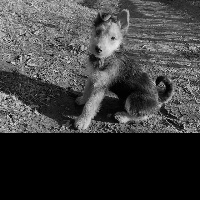
#> input picture data/images/test/airedale terrier/1.jpg, 200 x 200 px, found by its file name
$ jupyter execute --allow-errors training_scripts.ipynb
#> lines starting #> are read from the running program, lines starting #| are printed output that depends on the picture
[cell 1]
import cv2
import numpy as np
import os
import pickle
import matplotlib.pyplot as plt
from skimage.feature import hog
import random

[cell 2]
img = cv2.imread('./data/images/train/german shepherd/1.jpg', cv2.IMREAD_GRAYSCALE) / 255.0
#> img: shape (200, 200) float64; min 0, max 0.937, mean 0.246

[cell 3]
plt.imshow(img, cmap='gray')

[cell 4]
flipped_img = cv2.flip(img, 1)
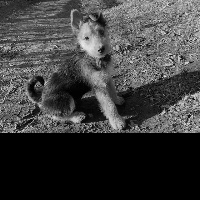
#> flipped_img: shape (200, 200) float64; min 0, max 0.937, mean 0.246
plt.imshow(flipped_img, cmap='gray')

[cell 5]
fd, hog_img = hog(img, orientations=18, pixels_per_cell=(4, 4),
               cells_per_block=(2, 2), visualize=True)
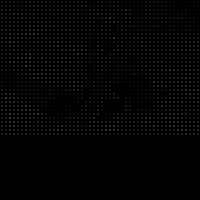
#> hog_img: shape (200, 200) float64; min 0, max 0.373, mean 0.0159
plt.imshow(hog_img, cmap='gray')

[cell 6]
stacked_img = np.vstack((img, hog_img))
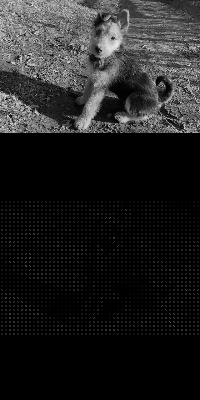
#> stacked_img: shape (400, 200) float64; min 0, max 0.937, mean 0.131
plt.imshow(stacked_img, cmap='gray')

[cell 7]
def create_dataset(usage):

    breeds_dict = {}
    data = []

    PATH = f'./data/images/{usage}'
    breed_idx = 0

    for breed in os.listdir(PATH):
        print(f'Processing breed: {breed}... ', end='')
        breeds_dict[breed] = breed_idx
        breed_idx += 1
        breed_path = os.path.join(PATH, breed)
        for image in os.listdir(breed_path):
            image_path = os.path.join(breed_path, image)
            img = cv2.imread(image_path, cv2.IMREAD_GRAYSCALE)
            img = img.reshape(-1, 1)
            data.append([img, breed_idx])
        print('Done!')

    random.shuffle(data)

    X = []
    y = []

    for img, label in data:
        X.append(img)
        y.append(label)

    X = np.array(X)
    y = np.array(y)

    return breeds_dict, X, y

#> (a cell that did not finish here is left out)

#> (a cell that did not finish here is left out)

[cell 10]
_, X_test, y_test = create_dataset('test')
#> call 2 of create_dataset, with usage = 'test'
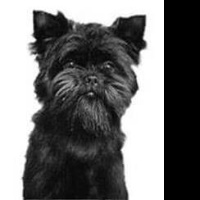
#> input picture data/images/test/affenpinscher/12.jpg, 200 x 200 px
#> in create_dataset, img is the input picture: shape (200, 200); min 0, max 255, mean 113.2
